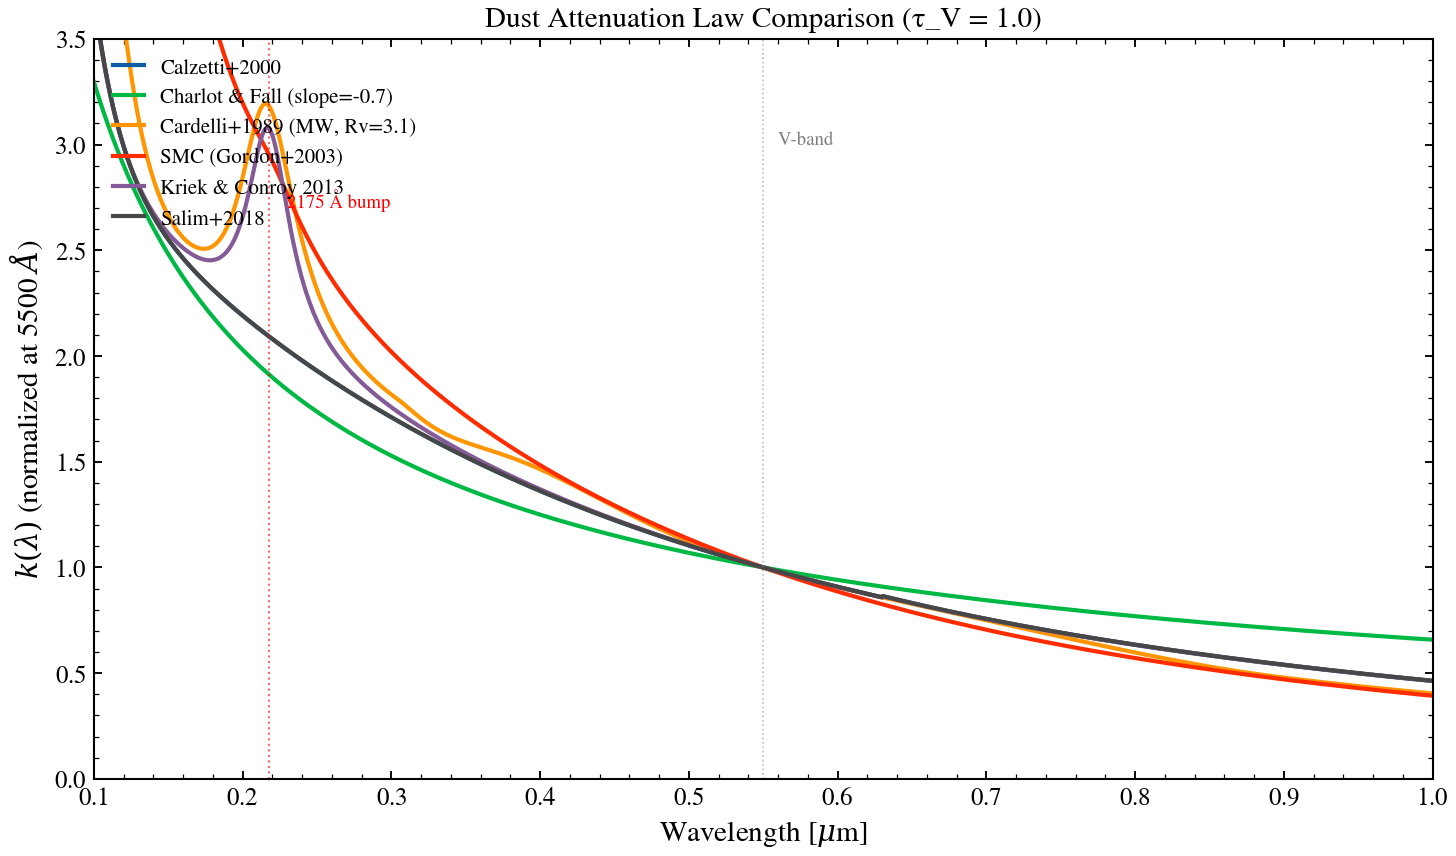

Generate this figure with Python:
"""
Attenuation Law Comparison
==========================

The six headline attenuation laws at fixed τ_V = 1, UV through NIR.
Highlights the 2175 Å bump and the slope differences between Milky Way,
SMC, and starburst families.

.. sphx-glr-precomputed-img:

.. image:: images/sphx_glr_plot_attenuation_law_compare_001.png
   :alt: plot_attenuation_law_compare
   :class: sphx-glr-single-img

"""

import jax.numpy as jnp
import matplotlib.pyplot as plt

from tengri.analysis.plotting import setup_style
from tengri.dust import list_laws

setup_style()

wave = jnp.linspace(1000.0, 10000.0, 2000)

fig, ax = plt.subplots(figsize=(10, 6))
for label, fn in list_laws().items():
    ax.plot(wave / 1e4, fn(wave), label=label, lw=2.0)

ax.axvline(0.55, ls=":", color="grey", lw=0.8, alpha=0.5)
ax.text(0.56, 3.0, "V-band", fontsize=9, color="grey")
ax.axvline(0.2175, ls=":", color="red", lw=1.0, alpha=0.6)
ax.text(0.23, 2.7, "2175 Å bump", fontsize=9, color="red")

ax.set(
    xlabel=r"Wavelength [$\mu$m]",
    ylabel=r"$k(\lambda)$ (normalized at 5500 $\AA$)",
    title="Dust Attenuation Law Comparison (τ_V = 1.0)",
    xlim=(0.1, 1.0),
    ylim=(0, 3.5),
)
ax.legend(fontsize=10, frameon=False, loc="upper left")
fig.tight_layout()
plt.savefig("plot_attenuation_law_compare.png", dpi=150, bbox_inches="tight")
plt.show()
